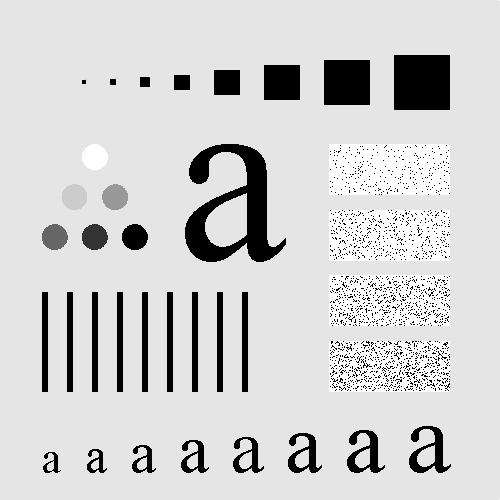
%> input picture 2017CSB1113-L4/Sample.jpg, 500 x 500 px
$ octave BLPF.m   (GNU Octave 9; MATLAB toolbox functions it lacks are replaced by stand-ins)
%> lines starting %> are read from the running program, lines starting %| are printed output that depends on the picture
figure(1);

n = 2;
d0 = 20;
im = imread('./Sample.jpg');
%> im is the input picture: size 500x500 uint8; min 0, max 255, mean 207.4
subplot(1, 3, 1)
imshow(im);
title 'Original Image';
[h, w] = size(im);
%> h = 500; w = 500
im = double(im);
%> im: size 500x500 double
im = fftshift(fft2(im));
[x, y] = meshgrid(-floor(w/2):floor(w/2)-1, -floor(h/2):floor(h/2)-1);

B = sqrt(2) - 1;
D = sqrt(x.^2 + y.^2);
H = 1 ./ (1 + B * ((d0 ./ D).^(2 * n)));
H = 1- H;
subplot(1, 3, 2)
imshow(H);
title 'Butterworth Low Pass Filter';
im = im .* H;
im = ifftshift(im);
out = uint8(real(ifft2(im)));
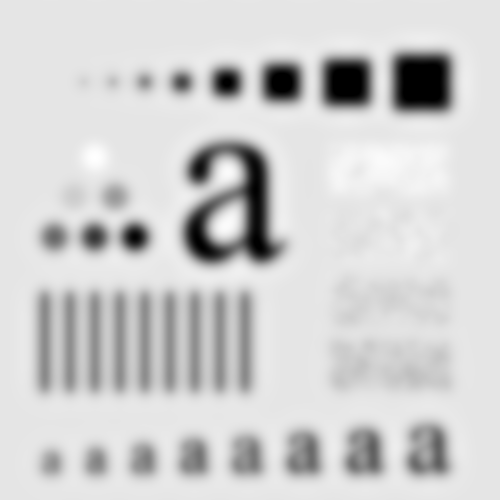
%> out: size 500x500 uint8; min 0, max 255, mean 207.5
subplot(1, 3, 3)
imshow(out);
title 'Filtered Image';
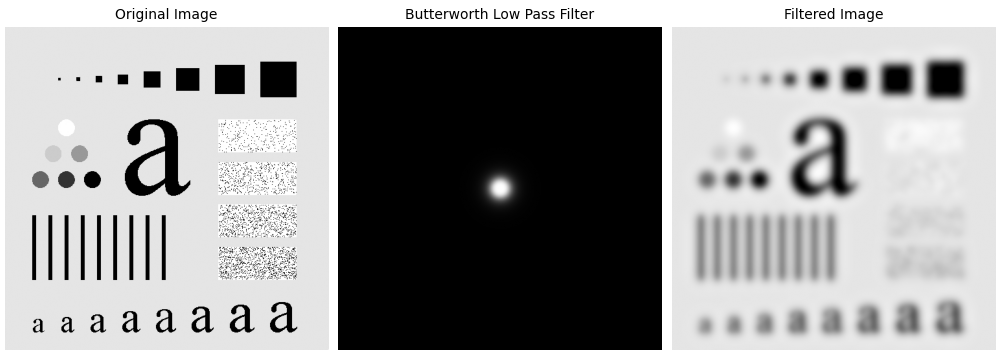
%> figure redrawn from the program's plot data, 3 panels
